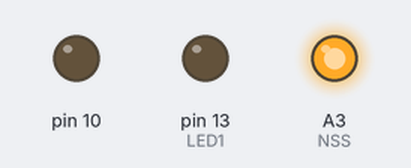
Simulated run of this sketch. Board: Arduino Uno, built with avr-gcc and run on an emulated ATmega328P. On the bench: output pins drawn as LEDs (lit = HIGH). Storage starts empty; pins used as bus, display or sensor lines are not drawn; what the sketch prints to the serial monitor is not drawn.

Above: at 0.1 s.
At 0.6 s:
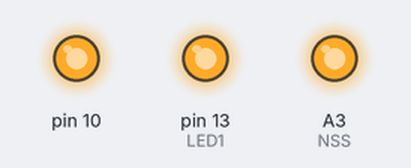
Timing chart, 0 to 2.1 s (numbered marks = the images above):
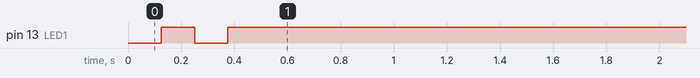

The sketch:

19_SD_Card_Test.ino
```cpp
// (licence header left out)
/*******************************************************************************************************
  Tested on Seeeduino XIAO SAMD21.

  Program Operation - This test program has been written to check that a connected SD card adapter on the
  Seeeduino XIAO is functional. The program is for the XIAO_with_LoRa_Portable board so it is assumed a
  LoRa device may be connected, so its disabled.

  The program creates a file called LOGXXXX.TXT, where XXXX is a number that increases every time the
  program is restarted. The program opens the file and writes a line like this to the file;

  #1 Hello World!

  The file is closed and the file contents are written to the IDE serial monitor and a directory of the
  SD card printed too. The process repeats with #2 Hello World! being appended to the file next. The
  directory listing allows you to keep track of the increasing size of the logFile. Problems with reading
  or writing to the SD card should result in an ERROR message on the IDE serial monitor.

  Serial monitor baud rate is set at 115200
*******************************************************************************************************/

#include <SPI.h>
#include <SD.h>

#define SDCS A0                                 //SD card select for SPI
#define LED1 13                                 //on board LED, yellow
#define NSS A3                                  //select pin on LoRa device

char filename[] = "/LOG0000.TXT";               //filename used as base for creating root, 0000 replaced with numbers
uint16_t linenumber = 0;

File logFile;


void loop()
{
  linenumber++;

  digitalWrite(LED1, LOW);
  Serial.print("Write to file > ");
  Serial.print("#");
  Serial.print(linenumber);
  Serial.println(" Hello World!");

  logFile = SD.open(filename, FILE_WRITE);
  logFile.print("#");
  logFile.print(linenumber);
  logFile.println(" Hello World!");
  logFile.close();
  dumpFile(filename);
  Serial.println();

  logFile = SD.open("/");
  logFile.rewindDirectory();
  printDirectory(logFile, 0);
  Serial.println();
  digitalWrite(LED1, HIGH);
  delay(1500);
}


void printDirectory(File dir, int numTabs)
{
  Serial.println("Card directory");

  while (true)
  {
    File entry =  dir.openNextFile();
    if (! entry)
    {
      // no more files
      break;
    }

    for (uint8_t i = 0; i < numTabs; i++)
    {
      Serial.print('\t');
    }
    Serial.print(entry.name());
    if (entry.isDirectory())
    {
      Serial.println("/");
      printDirectory(entry, numTabs + 1);
    }
    else
    {
      // files have sizes, directories do not
      Serial.print("\t\t");
      Serial.println(entry.size(), DEC);
    }
    entry.close();
  }
}


bool dumpFile(char *buff)
{
  Serial.print("Print file ");

  if (SD.exists(buff))
  {
    Serial.println(buff);
  }
  else
  {
    Serial.print("ERROR ");
    Serial.print(buff);
    Serial.println(" not found - program halted");
    while (1);
    //return false;
  }

  logFile = SD.open(buff);
  logFile.seek(0);

  if (logFile)                                    //if the file is available, read from it
  {
    while (logFile.available())
    {
      Serial.write(logFile.read());
    }
    logFile.close();
    return true;
  }
  else
  {
    Serial.print("ERROR ");
    Serial.println(" dumping file ");
    Serial.print(buff);
    Serial.println(" - program halted");
    while (1);
    //return false;
  }
}


uint8_t setupSDLOG(char *buff)
{
  //creats a new filename

  uint16_t index;

  File dir;

  for (index = 1; index <= 9999; index++)
  {
    buff[4] = index / 1000 + '0';
    buff[5] = ((index % 1000) / 100) + '0';
    buff[6] = ((index % 100) / 10) + '0';
    buff[7] = index % 10 + '0' ;

    if (! SD.exists(filename))
    {
      // only open a new file if it doesn't exist
      dir = SD.open(buff, FILE_WRITE);
      break;
    }
  }

  dir.rewindDirectory();                          //stops SD.exists() command causing issues with directory listings
  dir.close();

  if (!dir)
  {
    return 0;
  }
  return index;                                   //return number of root created
}


void led_Flash(uint16_t flashes, uint16_t delaymS)
{
  uint16_t index;
  for (index = 1; index <= flashes; index++)
  {
    digitalWrite(LED1, LOW);
    delay(delaymS);
    digitalWrite(LED1, HIGH);
    delay(delaymS);
  }
}


void setup()
{
  pinMode(LED1, OUTPUT);
  pinMode(NSS, OUTPUT);
  digitalWrite(NSS, HIGH);                            //disable LoRa device in case its connected.

  led_Flash(2, 125);

  Serial.begin(115200);
  Serial.println();
  Serial.println();
  Serial.print(__FILE__);
  Serial.println();

  SPI.begin();

  while (!SD.begin(SDCS))
  {
    Serial.println();
    Serial.println("ERROR Card Mount Failed");
    led_Flash(10, 25);
    delay(1000);
  }

  Serial.println("Card Mount OK");

  logFile = SD.open("/");
  setupSDLOG(filename);
}
```
